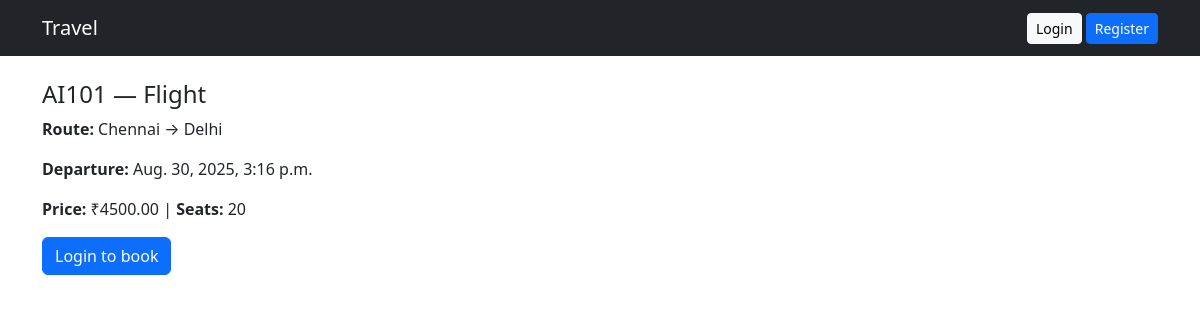
Page /travel/1/ on the committed database.
### travel/models.py (models this page shows, shortened)
class TravelOption(models.Model):
    class Type(models.TextChoices):
        FLIGHT="FLIGHT","Flight"; TRAIN="TRAIN","Train"; BUS="BUS","Bus"
    travel_id = models.CharField(max_length=20, unique=True)
    type = models.CharField(max_length=10, choices=Type.choices)
    source = models.CharField(max_length=100)
    destination = models.CharField(max_length=100)
    departure = models.DateTimeField()
    price = models.DecimalField(max_digits=10, decimal_places=2)
    available_seats = models.PositiveIntegerField(default=0)

### travel/views.py (the view)
# urls.py: path("<int:pk>/", views.travel_detail, name="detail"),
def travel_detail(request, pk):
    item = get_object_or_404(TravelOption, pk=pk)
    return render(request, "travel/detail.html", {"item": item})

### templates/travel/detail.html
{% extends "base.html" %}{% block content %}
<h4>{{ item.travel_id }} — {{ item.get_type_display }}</h4>
<p><strong>Route:</strong> {{ item.source }} → {{ item.destination }}</p>
<p><strong>Departure:</strong> {{ item.departure }}</p>
<p><strong>Price:</strong> ₹{{ item.price }} | <strong>Seats:</strong> {{ item.available_seats }}</p>
{% if user.is_authenticated %}
  <a class="btn btn-primary" href="{% url 'travel:book' item.pk %}">Book</a>
{% else %}
  <a class="btn btn-primary" href="{% url 'login' %}?next={% url 'travel:detail' item.pk %}">Login to book</a>
{% endif %}
{% endblock %}

### rows in the picture
TravelOption: travel_id "AI101", type "Flight", source "Chennai", destination "Delhi", departure "Aug. 30, 2025, 3:16 p.m.", price "4500.00", available_seats "20"
